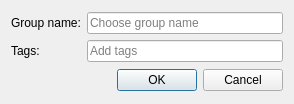
<?xml version="1.0" encoding="UTF-8"?>
<ui version="4.0">
 <class>DialogGroup</class>
 <widget class="QDialog" name="DialogGroup">
  <property name="geometry">
   <rect>
    <x>0</x>
    <y>0</y>
    <width>294</width>
    <height>104</height>
   </rect>
  </property>
  <property name="windowTitle">
   <string>Group</string>
  </property>
  <property name="windowIcon">
   <iconset resource="../../../vmisc/share/resources/icon.qrc">
    <normaloff>:/icon/64x64/icon64x64.png</normaloff>:/icon/64x64/icon64x64.png</iconset>
  </property>
  <layout class="QVBoxLayout" name="verticalLayout">
   <item>
    <layout class="QGridLayout" name="gridLayout">
     <item row="0" column="0">
      <widget class="QLabel" name="label">
       <property name="text">
        <string>Group name:</string>
       </property>
      </widget>
     </item>
     <item row="0" column="1">
      <widget class="QLineEdit" name="lineEditName">
       <property name="toolTip">
        <string/>
       </property>
       <property name="placeholderText">
        <string>Choose group name</string>
       </property>
       <property name="clearButtonEnabled">
        <bool>true</bool>
       </property>
      </widget>
     </item>
     <item row="1" column="0">
      <widget class="QLabel" name="label_2">
       <property name="text">
        <string>Tags:</string>
       </property>
      </widget>
     </item>
     <item row="1" column="1">
      <widget class="VCompleterLineEdit" name="lineEditTags">
       <property name="toolTip">
        <string>Separate each tag with comma.</string>
       </property>
       <property name="placeholderText">
        <string>Add tags</string>
       </property>
       <property name="clearButtonEnabled">
        <bool>true</bool>
       </property>
      </widget>
     </item>
    </layout>
   </item>
   <item>
    <widget class="QDialogButtonBox" name="buttonBox">
     <property name="orientation">
      <enum>Qt::Horizontal</enum>
     </property>
     <property name="standardButtons">
      <set>QDialogButtonBox::Cancel|QDialogButtonBox::Ok</set>
     </property>
    </widget>
   </item>
  </layout>
 </widget>
 <customwidgets>
  <customwidget>
   <class>VCompleterLineEdit</class>
   <extends>QLineEdit</extends>
   <header>vlineedit.h</header>
  </customwidget>
 </customwidgets>
 <resources>
  <include location="../../../vmisc/share/resources/icon.qrc"/>
 </resources>
 <connections>
  <connection>
   <sender>buttonBox</sender>
   <signal>accepted()</signal>
   <receiver>DialogGroup</receiver>
   <slot>accept()</slot>
   <hints>
    <hint type="sourcelabel">
     <x>248</x>
     <y>254</y>
    </hint>
    <hint type="destinationlabel">
     <x>157</x>
     <y>274</y>
    </hint>
   </hints>
  </connection>
  <connection>
   <sender>buttonBox</sender>
   <signal>rejected()</signal>
   <receiver>DialogGroup</receiver>
   <slot>reject()</slot>
   <hints>
    <hint type="sourcelabel">
     <x>316</x>
     <y>260</y>
    </hint>
    <hint type="destinationlabel">
     <x>286</x>
     <y>274</y>
    </hint>
   </hints>
  </connection>
 </connections>
</ui>
